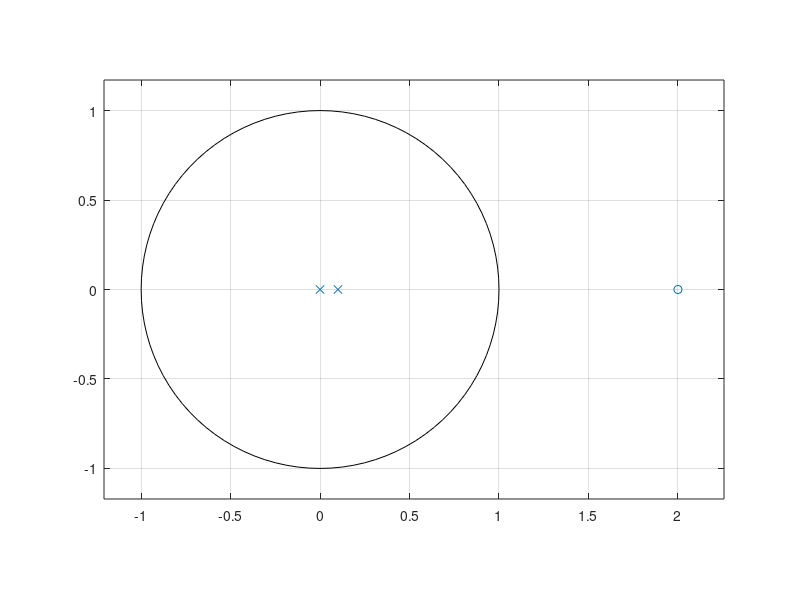
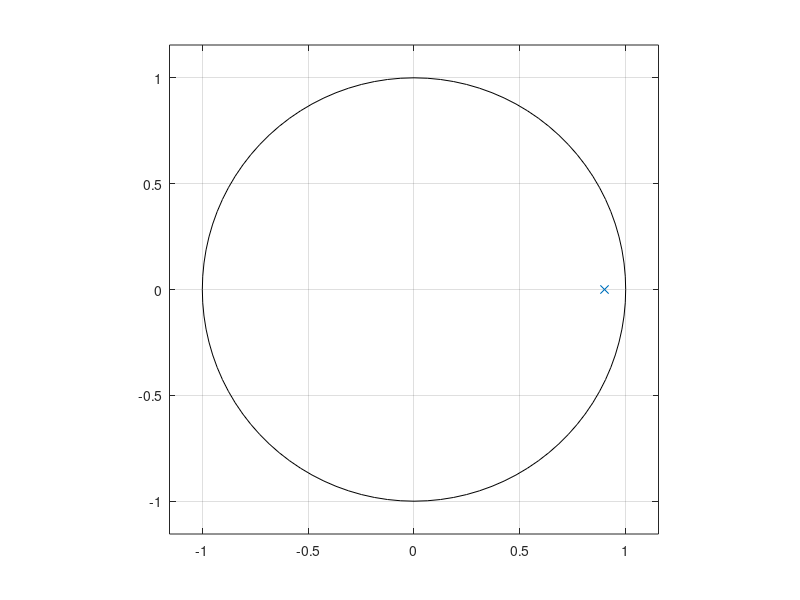
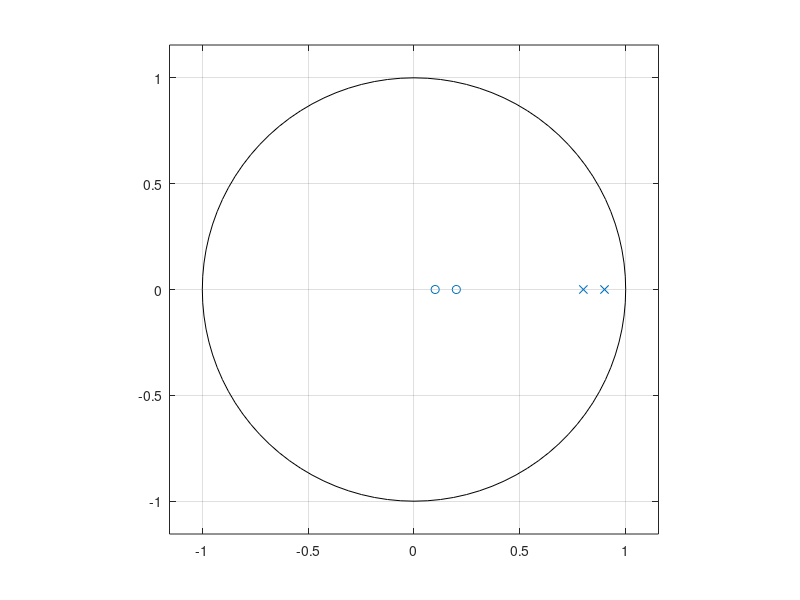
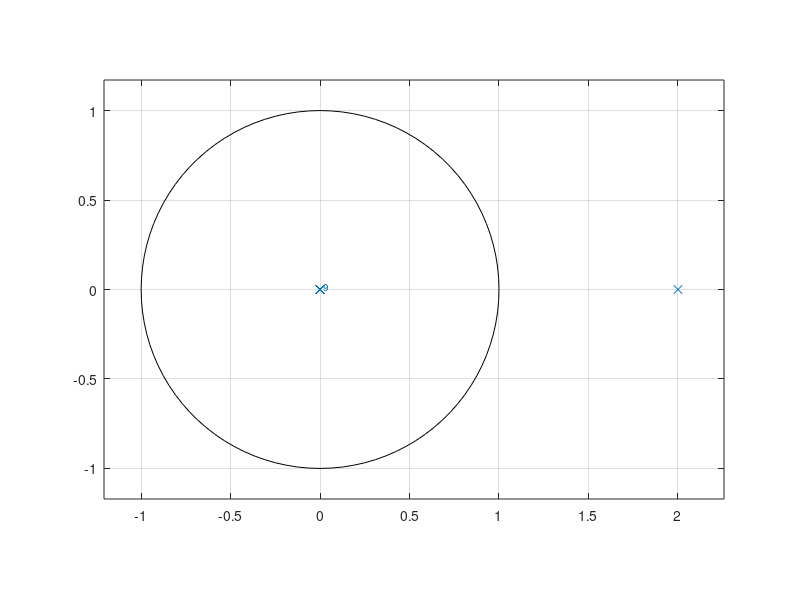

MATLAB code to generate these figures, in order:
%question3a
Ba = [0 0.1 -0.2];
Aa = [1 -0.1 0];
figure,zplane(Ba,Aa);
%question3b
Bb = [0 0.1];
Ab = [1 -0.9];
figure,zplane(Bb,Ab);
%question3c
Bc = [-10 +3 -0.2];
Ac = [1 -1.7 0.72];
figure,zplane(Bc,Ac);
%question3d
Bd = [0 0 0 0 0 0 0 0 0 0 2];
Ad = [1 -2 0 0 0 0 0 0 0 0 0];
figure,zplane(Bd,Ad);